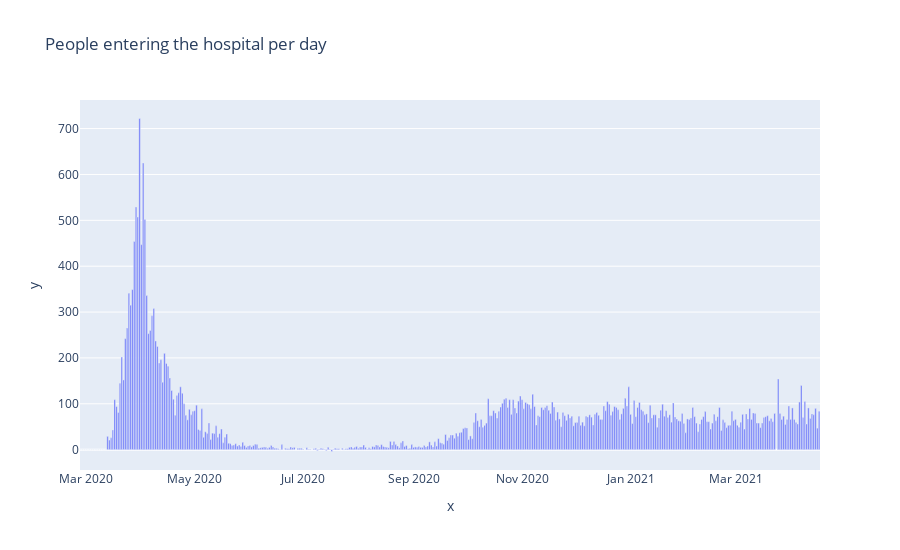
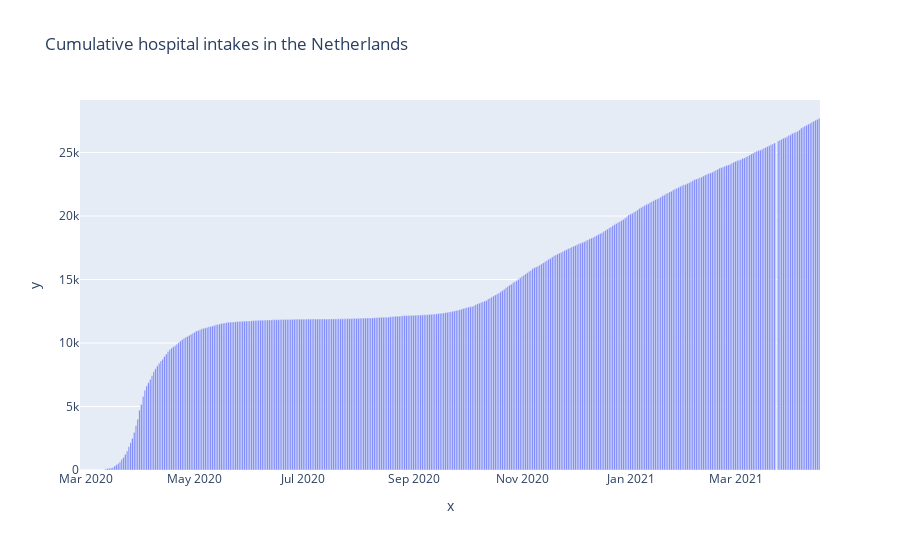

Notebook code cell kept with these figures, in order:
### Code cell
# plot hospital admissions and cumulative hospital admissions
hospital_num = px.bar(x=cov_hos_date, y=num_hos, height=550, 
               title='People entering the hospital per day')
hospital_num.update_layout(xaxis_title = "Date", yaxis_title = "Hospital admissions")
hospital_num.show()

hospital_cum = px.bar(x=cov_hos_date, y=num_hos_cum, height=550, 
               title='Cumulative hospital intakes in the Netherlands')
hospital_cum.update_layout(xaxis_title = "Date", yaxis_title = "Hospital admissions cumulative")
hospital_cum.show()

### Figure 1 — Plotly figure (JSON) as saved in the notebook; plotly's stock layout.template omitted (floating-point values rounded to 4 significant figures; data arrays with more than 128 entries replaced by an {"elided": "..."} marker saying what was removed)
{"data": [{"alignmentgroup": "True", "hovertemplate": "x=%{x}<br>y=%{y}<extra></extra>", "legendgroup": "", "marker": {"color": "#636efa", "pattern": {"shape": ""}}, "name": "", "offsetgroup": "", "orientation": "v", "showlegend": false, "textposition": "auto", "type": "bar", "x": {"elided": "415 str values"}, "xaxis": "x", "y": {"elided": "415 int values"}, "yaxis": "y"}], "layout": {"barmode": "relative", "height": 550, "legend": {"tracegroupgap": 0}, "title": {"text": "People entering the hospital per day"}, "xaxis": {"anchor": "y", "domain": [0, 1], "title": {"text": "x"}}, "yaxis": {"anchor": "x", "domain": [0, 1], "title": {"text": "y"}}}}

### Figure 2 — Plotly figure (JSON) as saved in the notebook; plotly's stock layout.template omitted (floating-point values rounded to 4 significant figures; data arrays with more than 128 entries replaced by an {"elided": "..."} marker saying what was removed)
{"data": [{"alignmentgroup": "True", "hovertemplate": "x=%{x}<br>y=%{y}<extra></extra>", "legendgroup": "", "marker": {"color": "#636efa", "pattern": {"shape": ""}}, "name": "", "offsetgroup": "", "orientation": "v", "showlegend": false, "textposition": "auto", "type": "bar", "x": {"elided": "415 str values"}, "xaxis": "x", "y": {"elided": "415 int values"}, "yaxis": "y"}], "layout": {"barmode": "relative", "height": 550, "legend": {"tracegroupgap": 0}, "title": {"text": "Cumulative hospital intakes in the Netherlands"}, "xaxis": {"anchor": "y", "domain": [0, 1], "title": {"text": "x"}}, "yaxis": {"anchor": "x", "domain": [0, 1], "title": {"text": "y"}}}}
